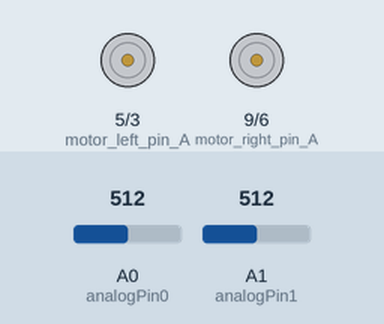
The sketch below on a simulated Arduino Uno, built with avr-gcc and run on an emulated ATmega328P. Parts: motor-driver pin pairs drawn as motors (green arrow = first pin HIGH = forward, orange = second pin HIGH = backward, longer = more drive). The test bench sets the inputs (shaded band); at power-on: A0 (analogPin0) = 512, A1 (analogPin1) = 512.

Above: at 1.2 s.
1.3 s: A0 (analogPin0) set to 531
At 1.8 s:
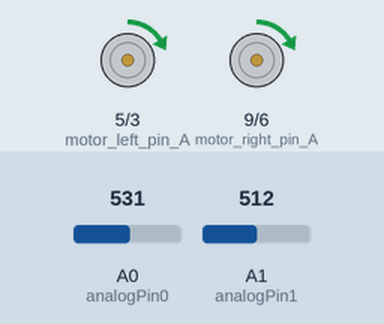
2.8 s: A1 (analogPin1) set to 529
At 3.5 s:
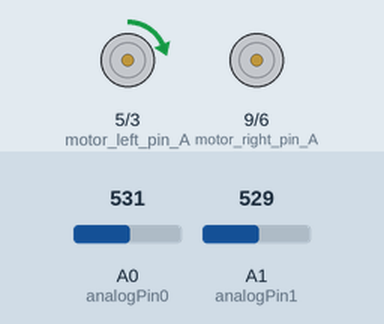
4.3 s: A0 (analogPin0) set to 511
At 5.2 s:
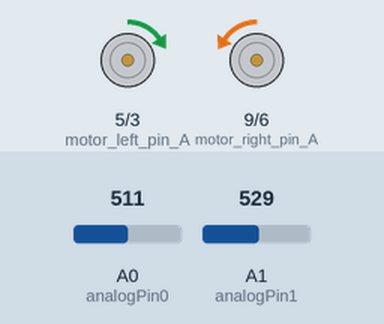
5.8 s: A1 (analogPin1) set to 716
At 6.2 s:
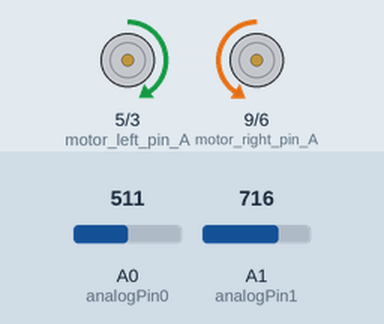
7.3 s: A1 (analogPin1) set to 900
At 7.9 s:
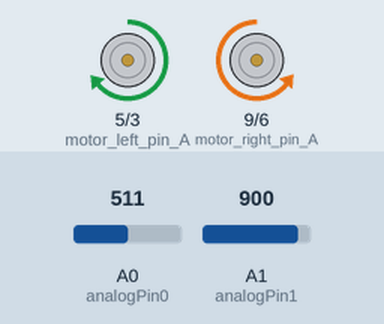
8.8 s: A0 (analogPin0) set to 306
At 9.6 s:
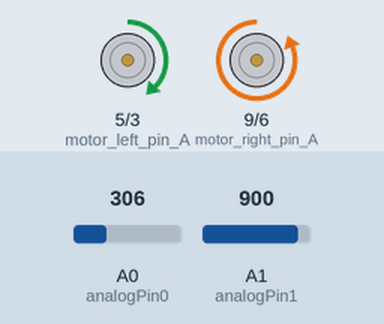
Timing chart, 0 to 11.3 s (numbered marks = the images above; inputs shaded):
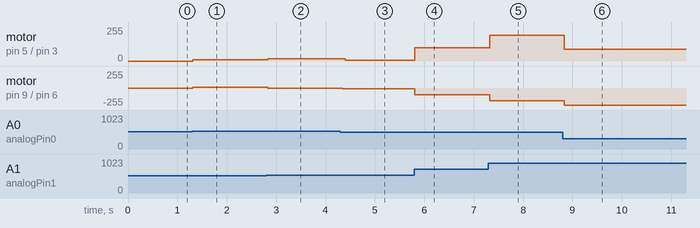

Measured:
- after the input at 1.3 s, motor on pin 5 (motor_left_pin_A) / pin 3 (motor_left_pin_B), motor on pin 9 (motor_right_pin_A) / pin 6 (motor_right_pin_B): stopped → forward 9/255 at once
- after the input at 2.8 s, motor on pin 5 (motor_left_pin_A) / pin 3 (motor_left_pin_B): forward 9/255 → forward 17/255 at once; motor on pin 9 (motor_right_pin_A) / pin 6 (motor_right_pin_B): forward 9/255 → stopped at once
- after the input at 4.3 s, motor on pin 5 (motor_left_pin_A) / pin 3 (motor_left_pin_B): forward 17/255 → forward 7/255 after 0.10 s; motor on pin 9 (motor_right_pin_A) / pin 6 (motor_right_pin_B): stopped → backward 8/255 after 0.05 s
- after the input at 5.8 s, motor on pin 5 (motor_left_pin_A) / pin 3 (motor_left_pin_B): forward 7/255 → forward 101/255 at once; motor on pin 9 (motor_right_pin_A) / pin 6 (motor_right_pin_B): backward 8/255 → backward 102/255 at once
- after the input at 7.3 s, motor on pin 5 (motor_left_pin_A) / pin 3 (motor_left_pin_B): forward 101/255 → forward 192/255 at once; motor on pin 9 (motor_right_pin_A) / pin 6 (motor_right_pin_B): backward 102/255 → backward 193/255 at once
- after the input at 8.8 s, motor on pin 5 (motor_left_pin_A) / pin 3 (motor_left_pin_B): forward 192/255 → forward 90/255 at once; motor on pin 9 (motor_right_pin_A) / pin 6 (motor_right_pin_B): backward 193/255 → backward 255/255 at once

The sketch:

bot.ino
```cpp
// Joytstick pins and output
int analogPin0 = A0;  // A0 on the arduino and VRx on the joystick
int analogPin1 = A1;  // A1 on the arduino and VRy on the joystick

float forward_back_joystick_val = 0;  // read values from analogPin0
float left_right_joystick_val = 0;    // read values from analogPin1

// Ideal speed we'd like to set the motors to:
// -1 full speed backwards, +1, full speed forward
float left_motor_speed = 0;
float right_motor_speed = 0;
float steering = 0; // Signal to add to the left/right motor to turn. -1 to +1

// Motor pins - these all need to be "PWM" pins - they have a tilde
// printed next to the pin-number on the arduino board.
int motor_left_pin_A = 5; // Marked "in1" on the H-bridge, ~3 on the arduino
int motor_left_pin_B = 3; // Marked "in2" on the H-bridge, ~5 on the arduino
int motor_right_pin_A = 9; // Marked "in3" on the H-bridge, ~6 on the arduino
int motor_right_pin_B = 6; // Marked "in4" on the H-bridge, ~9 on the arduino

// The input sensor (the joystick) gives a bit of a noisy signal.
// We ignore a small bit of deflection of the joystick as probably noise.
float input_dead_band = 0.05;


void setup() {
  Serial.begin(9600);
}

void loop() {
  // Read and normalize the joystick input.
  forward_back_joystick_val = normalize_joystick_input_signal(analogPin0);
  // To debug: print out the values on the serial output.
  // Serial.print("analogPin0 (forward-back): ");
  // Serial.print(forward_back_joystick_val);
  // Serial.println("");

  left_right_joystick_val = normalize_joystick_input_signal(analogPin1);
  // Serial.print("analogPin1 (left-right): ");
  // Serial.print(left_right_joystick_val);
  // Serial.println("");

  // Note that we constrain the motor speeds after adding in the steering value.
  steering = left_right_joystick_val;
  left_motor_speed = constrain(forward_back_joystick_val + steering, -1.0, 1.0);
  right_motor_speed = constrain(forward_back_joystick_val - steering, -1.0, 1.0);
  // Serial.print("Left motor speed: ");
  // Serial.print(left_motor_speed);
  // Serial.print("    ");
  // Serial.print("Right motor speed: ");
  // Serial.print(right_motor_speed);
  // Serial.println("");

  // Start your motor running
  set_motor_speed(motor_left_pin_A, motor_left_pin_B, left_motor_speed);
  set_motor_speed(motor_right_pin_A, motor_right_pin_B, right_motor_speed);


  // Don't really need more - and makes the serial easier to read.
  delay(50);
}


// normalize_joystick_input_signal reads from a pin whose value varies between
// 0-1024, and returns a signal from -1 to +1.
float normalize_joystick_input_signal(int pin) {
  return map(analogRead(pin), 0, 1024, -1024.0, 1024.0) / 1024.0;
}


// set the speed of one motor's pins.
// Signal should be a float of -1 to +1 where -1 is full
// speed backwards and +1 is full speed forwards.
void set_motor_speed(int pin_A, int pin_B, float input_signal) {
  // If we've only been asked to move under "input_dead_band", don't
  // try to move at all. The motors won't turn anyway, and the signal
  // is likely just input noise.
  if (input_signal < input_dead_band && input_signal > -input_dead_band) {
    analogWrite(pin_A, 0);
    analogWrite(pin_B, 0);
  }

  // The output is expected on the pin is 0-255
  int output_signal = int(255)*abs(input_signal);

  // Forward vs backward is selected based on which pin on the
  // H-bridge gets the signal. Pin A, and we go forward.
  // Pin B and we go backward. Both on at the same time? Who knows?
  if (input_signal > 0) {
    analogWrite(pin_A, output_signal);
    analogWrite(pin_B, 0);

  } else {
    analogWrite(pin_B, output_signal);
    analogWrite(pin_A, 0);

  }
}
```
